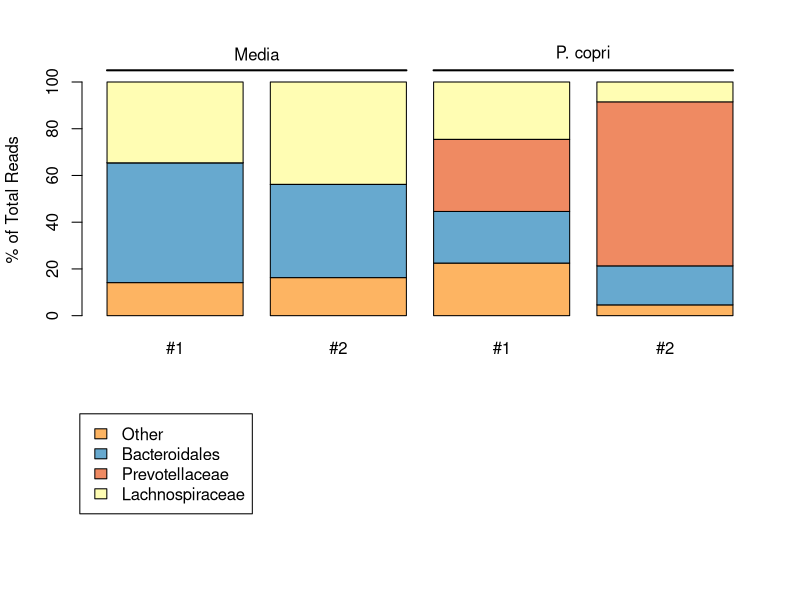

Source code (R):
## Panel B

par(xpd=NA)
par(oma=c(9,0,0,0))

colors <- c("#fdb462", "#67a9cf", "#ef8a62", "#fffdb3")
mouse_data <- read.table("stripped_otu_table.tab", header=T, row.names=1, sep="\t")
mouse_data <- mouse_data * 100
barplot(as.matrix(mouse_data), col=colors, ylab="% of Total Reads", names.arg=c("#1", "#2", "#1", "#2"))

segments(2.6, 105, 4.8, 105, lwd=2)
segments(0.2, 105, 2.4, 105, lwd=2)
text(1.3, 112, "Media")
text(3.7, 112, "P. copri")

legend(0, -42, row.names(mouse_data), fill=colors)
par(oma=c(0,0,0,0))
